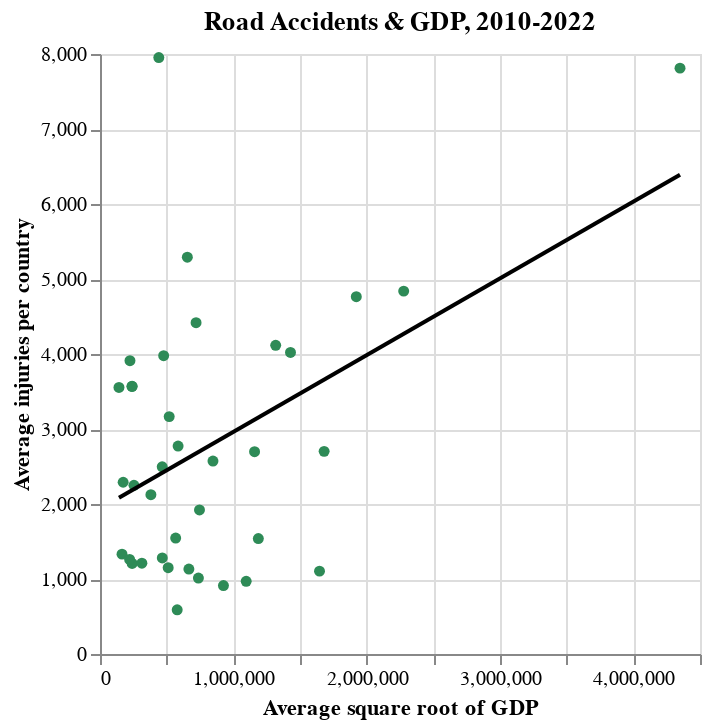

The code cell stored with this chart in its notebook:
### Code cell
# Bar Chart & Scatter Plot - Selection Interaction
points = alt.Chart(new_gdp, title = 'Road Accidents & GDP, 2010-2022').mark_point(filled=True, color='seagreen',opacity=1).encode(
    alt.X('Transformed_GDP:Q', title='Average square root of GDP'),
    alt.Y('Injuries:Q', title='Average injuries per country'),
    tooltip = ['Country']
)

points + points.transform_regression('Transformed_GDP','Injuries').mark_line(opacity=1, color='black')

### Figure 1 — Vega-Lite specification as saved in the notebook (floating-point values rounded to 4 significant figures)
{"config": {"view": {"continuousWidth": 300, "continuousHeight": 300}}, "layer": [{"mark": {"type": "point", "color": "seagreen", "filled": true, "opacity": 1}, "encoding": {"tooltip": [{"field": "Country", "type": "nominal"}], "x": {"field": "Transformed_GDP", "title": "Average square root of GDP", "type": "quantitative"}, "y": {"field": "Injuries", "title": "Average injuries per country", "type": "quantitative"}}, "title": "Road Accidents & GDP, 2010-2022"}, {"mark": {"type": "line", "color": "black", "opacity": 1}, "encoding": {"tooltip": [{"field": "Country", "type": "nominal"}], "x": {"field": "Transformed_GDP", "title": "Average square root of GDP", "type": "quantitative"}, "y": {"field": "Injuries", "title": "Average injuries per country", "type": "quantitative"}}, "title": "Road Accidents & GDP, 2010-2022", "transform": [{"on": "Transformed_GDP", "regression": "Injuries"}]}], "data": {"name": "data-9788d95d434ffec274264ddfc87c8d32"}, "$schema": "https://vega.github.io/schema/vega-lite/v5.15.1.json", "datasets": {"data-9788d95d434ffec274264ddfc87c8d32": [{"Country": "Australia", "Transformed_GDP": 1188000.0, "Injuries": 1539.0}, {"Country": "Austria", "Transformed_GDP": 655000.0, "Injuries": 5291.0}, {"Country": "Belgium", "Transformed_GDP": 720500.0, "Injuries": 4418.0}, {"Country": "Bulgaria", "Transformed_GDP": 241100.0, "Injuries": 1208.0}, {"Country": "Canada", "Transformed_GDP": 1318000.0, "Injuries": 4116.0}, {"Country": "Chile", "Transformed_GDP": 519000.0, "Injuries": 3165.0}, {"Country": "Costa Rica", "Transformed_GDP": 240500.0, "Injuries": 3570.0}, {"Country": "Croatia", "Transformed_GDP": 240300.0, "Injuries": 3568.0}, {"Country": "Czech Republic", "Transformed_GDP": 466600.0, "Injuries": 2496.0}, {"Country": "Denmark", "Transformed_GDP": 579000.0, "Injuries": 589.0}, {"Country": "Estonia", "Transformed_GDP": 165200.0, "Injuries": 1331.0}, {"Country": "Finland", "Transformed_GDP": 511400.0, "Injuries": 1151.0}, {"Country": "France", "Transformed_GDP": 1646000.0, "Injuries": 1105.0}, {"Country": "Germany", "Transformed_GDP": 1922000.0, "Injuries": 4764.0}, {"Country": "Greece", "Transformed_GDP": 467100.0, "Injuries": 1281.0}, {"Country": "Hungary", "Transformed_GDP": 381800.0, "Injuries": 2123.0}, {"Country": "Iceland", "Transformed_GDP": 142300.0, "Injuries": 3555.0}, {"Country": "Ireland", "Transformed_GDP": 567600.0, "Injuries": 1546.0}, {"Country": "Israel", "Transformed_GDP": 585600.0, "Injuries": 2772.0}, {"Country": "Italy", "Transformed_GDP": 1429000.0, "Injuries": 4021.0}, {"Country": "Japan", "Transformed_GDP": 2278000.0, "Injuries": 4838.0}, {"Country": "Latvia", "Transformed_GDP": 173600.0, "Injuries": 2290.0}, {"Country": "Lithuania", "Transformed_GDP": 222100.0, "Injuries": 1261.0}, {"Country": "Luxembourg", "Transformed_GDP": 254700.0, "Injuries": 2250.0}, {"Country": "Mexico", "Transformed_GDP": 1096000.0, "Injuries": 969.0}, {"Country": "Netherlands", "Transformed_GDP": 925800.0, "Injuries": 912.2}, {"Country": "New Zealand", "Transformed_GDP": 441000.0, "Injuries": 7953.0}, {"Country": "Norway", "Transformed_GDP": 666600.0, "Injuries": 1133.0}, {"Country": "Poland", "Transformed_GDP": 738100.0, "Injuries": 1013.0}, {"Country": "Portugal", "Transformed_GDP": 477400.0, "Injuries": 3977.0}, {"Country": "Slovak Republic", "Transformed_GDP": 314200.0, "Injuries": 1211.0}, {"Country": "Slovenia", "Transformed_GDP": 224800.0, "Injuries": 3911.0}, {"Country": "Spain", "Transformed_GDP": 1159000.0, "Injuries": 2697.0}, {"Country": "Sweden", "Transformed_GDP": 746200.0, "Injuries": 1921.0}, {"Country": "Switzerland", "Transformed_GDP": 847300.0, "Injuries": 2573.0}, {"Country": "United Kingdom", "Transformed_GDP": 1681000.0, "Injuries": 2702.0}, {"Country": "United States", "Transformed_GDP": 4350000.0, "Injuries": 7812.0}]}}
